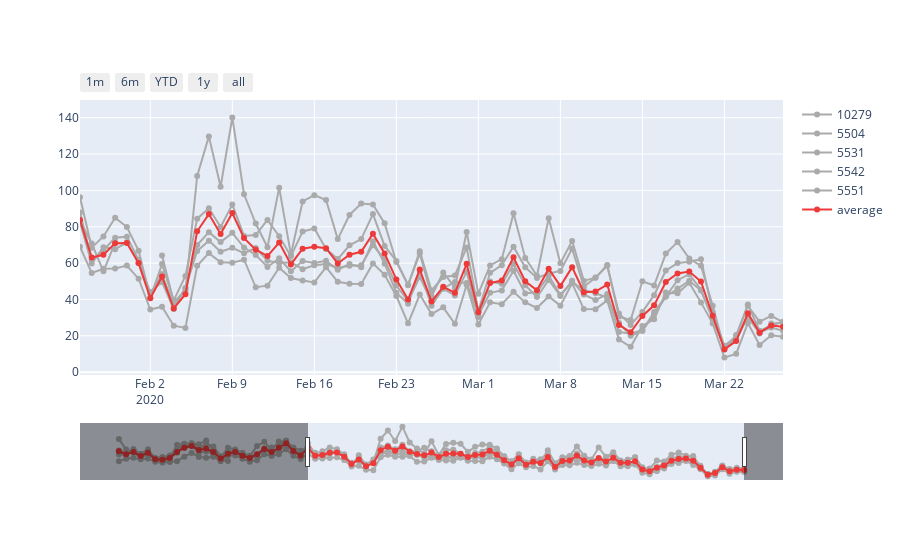

Notebook cell for this chart:
### Markdown cell above
Selecting NO2

### Code cell
display_plotly_timestamp(lines=lines_last_year_selected_raw_data, color_only_average=True)
